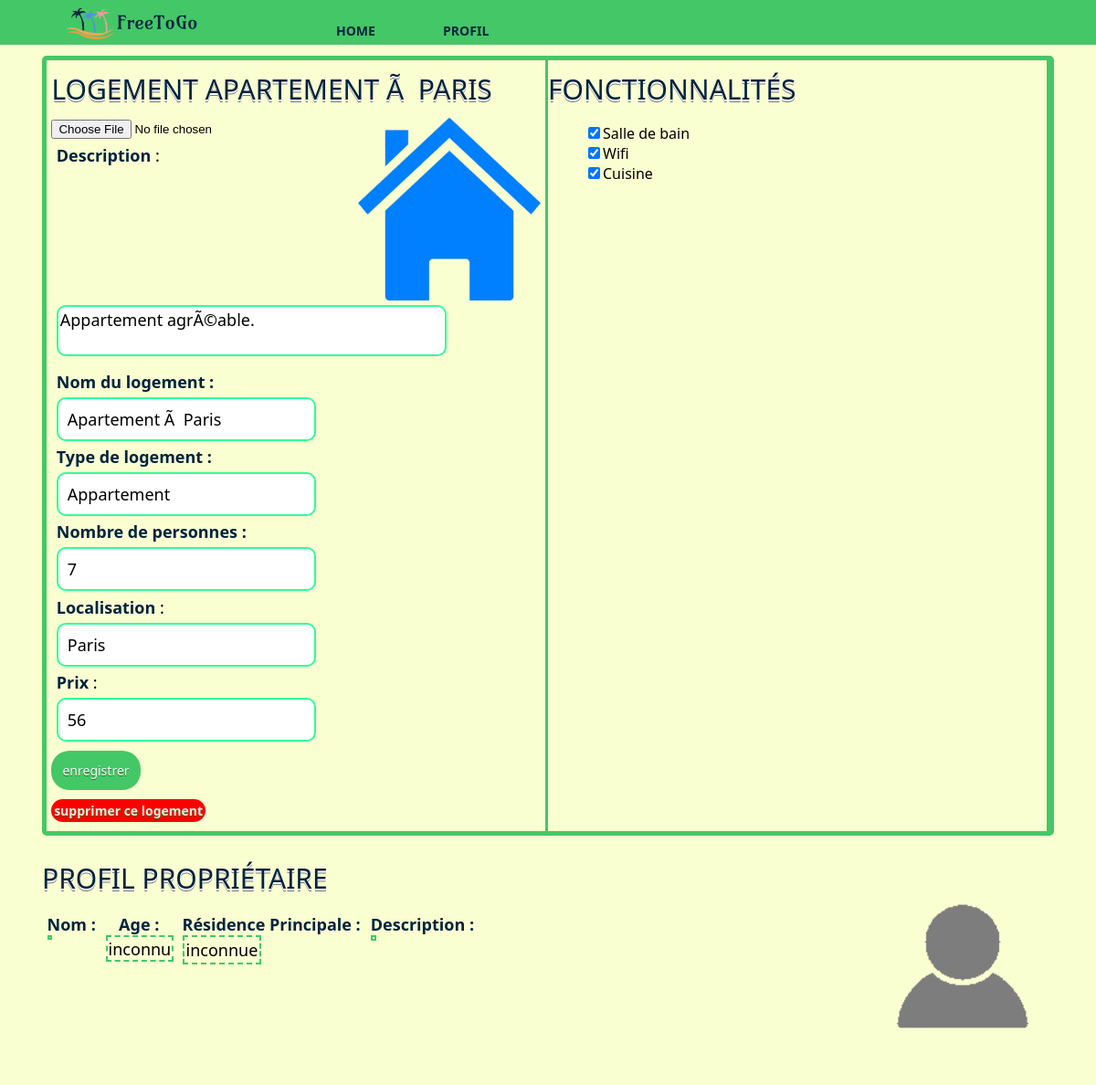
Page /modifierLogement.php?idLogement=7 (signed in) on the committed database.
### tables this page shows
CREATE TABLE IF NOT EXISTS `logement` (
	`idLogement` int(11) NOT NULL AUTO_INCREMENT,
	`prix` int(11) NOT NULL,
	`type` varchar(30) NOT NULL,
	`idClient` int(11) NOT NULL,
	`nomLogement` varchar(30) NOT NULL,
	`effectif` int(11) DEFAULT NULL,
	`adresse` varchar(90) DEFAULT NULL,
	`photo` varchar(50) DEFAULT NULL,
	`description` varchar(240) DEFAULT NULL,
	`ville` varchar(30) DEFAULT NULL,
	`pays` varchar(30) DEFAULT NULL,
	`wifi` BOOL DEFAULT FALSE,
	`cuisine` BOOL DEFAULT FALSE,
	`salledebain` BOOL DEFAULT FALSE,
	FOREIGN KEY (`idClient`) REFERENCES client(`idClient`),
	PRIMARY KEY (`idLogement`)
);

### public_html/include/fonctions.php (called while the page is built, shortened)
<?php
function gererPhoto($donnees, $attribut, $imageParDefaut){
  if($donnees[$attribut]==NULL){
    $photo=$imageParDefaut;
  }else{
    $photo=$donnees[$attribut];
  }
  return $photo;
}
?>

### public_html/modifierLogement.php (the view, shortened to what this page needs)
<!doctype html>
<html lang="fr">
<head>
  <link rel="stylesheet" type="text/css" href="css/common.css" />
  <link rel="stylesheet" type="text/css" href="css/pageLogement.css" />
</head>
<body>
  <?php include('include/header.html'); require_once('include/fonctions.php'); ?>
  <div class="main">
    <?php
    if (isset($_GET["idLogement"])){
        $bd = seConnecterABD();
        $reponse=$bd->query('SELECT * FROM logement WHERE idLogement ="'.$_GET["idLogement"].'";');
        $donnees = $reponse->fetch();
    }elseif(isset($_POST["idLogement"])){
      $bd = seConnecterABD();
      $reponse=$bd->query('SELECT * FROM logement WHERE idLogement ="'.$_POST["idLogement"].'";');
      $donnees = $reponse->fetch();
    }else{
      echo '<script>alert("idLogement !!");</script>';
      die();
    }
    $photo=gererPhoto($donnees,'photo',"/images/logement_default.png");
    ?>
    <div id="container">
      <div class="ligne">
        <div class="colonne" >
          <div id="div_logement" >
            <form method="post" enctype="multipart/form-data">
              <?php
              echo '  <h2>Logement '.$donnees["nomLogement"].'</h2>';
              echo '<input type="file" name="photo" id="photo" />';
              echo '<img src="'.$photo.'" style="float:right;" class="photo" alt="photo du logement"/>';
              ?>
              <div class="attribut">
                <label>Description</label> :<br/>
                <textarea name="description" ><?php echo htmlspecialchars($donnees["description"]);?></textarea>
              </div>
              <div class="attribut">
                <label>Nom du logement :</label>
                <input type="text" name="nomLogement" class="champLogement" value="<?php echo htmlspecialchars($donnees["nomLogement"]);?>" />
              </div>
              <div class="attribut">
                <label>Type de logement :</label>
                <input type="text" name="type" class="champLogement" value="<?php echo htmlspecialchars($donnees["type"]);?>" />
              </div>
              <div class="attribut"><label>Nombre de personnes :</label>
                <input type="text" name="effectif" class="champLogement" value="<?php echo htmlspecialchars($donnees["effectif"]);?>" />
              </div>
              <div class="attribut">
                <label>Localisation</label> : <br/>
                <input type="text" name="ville" class="champLogement" value="<?php echo htmlspecialchars($donnees["ville"]);?>" />
              </div>
              <div class="attribut">
                <label>Prix</label> :
                <input type="text" name="prix" class="champLogement" value="<?php echo htmlspecialchars($donnees["prix"]);?>" />
              </div>
              <input type="submit" name="enregistrer" class="bouton" value="enregistrer" />
            </form>
            <form method="post">
              <input type="submit" name="supprimer" class="bouton" value="supprimer ce logement" style="background-color:red;padding: 0.5%;color: antiquewhite;font-weight: bold;" />
            </form>
          </div>
        </div>
        <div class="colonne">
          <h2>Fonctionnalités</h2>
          <ul id="liste_fonctionnalites">
            <?php
            $wifi = "unchecked";
            $sdb = "unchecked";
            $cuisine = "unchecked";
            if ($donnees["wifi"]){
              $wifi = "checked";
            }
            if ($donnees["salledebain"]){
              $sdb = "checked";
            }
            if ($donnees["cuisine"]){
              $cuisine = "checked";
            }
            echo '
            <form method="post" enctype="multipart/form-data">
            <input type="checkbox" '.$sdb.'/>Salle de bain
            <br/>
            <input type="checkbox" '.$wifi.'/>Wifi
            <br/>
            <input type="checkbox" '.$cuisine.'/>Cuisine
            </form>';
            ?>
          </ul>
        </div>
      </div>
    </div>
    <div class="ligne">
      <div class="colonne" >
        <h2>Profil Propriétaire</h2>
        <div id="description_proprietaire" style="display:flex;">
          <?php
          $idProprietaire = $donnees["idClient"];
          $reponse2=$bd->query('SELECT * FROM client WHERE idClient ="'.$idProprietaire.'";');
          $donneesProprietaire = $reponse2->fetch();
          ?>
          <div class="attribut">
            <label>Nom : </label>
            <span class="champLogement">
            </span>
          </div>
          <div class="attribut">
            <label>Age : </label>
            <span class="champLogement">
              <?php
              if (!empty($donneesProprietaire["age"])){
                echo $donneesProprietaire["age"];
              }else{
                echo "inconnu";
              }
              ?>
            </span>
          </div>
          <div class="attribut">
            <label>Résidence Principale : </label>
            <span class="champLogement">
              <?php
              if (!empty($donneesProprietaire["adresse"])){
                echo $donneesProprietaire["adresse"];
              }else{
                echo "inconnue";
              }
              ?>
            </span>
          </div>
          <div class="attribut">
            <label>Description :</label>
            <span class="champLogement">
            </span>
          </div>
        </div>
      </div>
      <div class="colonne" style="margin-top:30px">
        <img src="<?php echo gererPhoto($donneesProprietaire, "photoProfil", "./images/profil_default.png"); ?>" style="float:right;margin-left:15%;" class="photo_profil" alt="photo de profil du proprietaire"/>
      </div>
    </div>
  </div>
</body>
</html>

### public_html/css/common.css (style rules this page uses)
:root { --main-font-family:"Segoe UI","Helvetica Neue",Arial,sans-serif; --main-vertFonce : #44c767; --main-vertClair : #2efe9a; --main-bleuFonce : #01233f; }
body { background: #FAFFD1; font-family: var(--main-font-family); font-weight: 400; margin:0; }
#container { border: 5px solid var(--main-vertFonce); border-radius: 5px; margin-top: 15px; margin-bottom: 15px; }
h2 { margin-bottom: 2%; margin-top: 2%; color: var(--main-bleuFonce); font-weight: normal; font-family: var(--main-font-family); font-size: 30px; line-height: 42px; text-transform: uppercase; text-shadow: 0 2px white, 0 3px #777; text-align: left; }
img { float: left; }
.logo { float: center; padding: 5px 0; margin-left: 70px; margin-right: 70px; }
.navbar { overflow: hidden; position: fixed; top: 0; width: 100%; background-color: var(--main-vertFonce); margin-bottom:5px; }
.navbar ul { margin: 0; padding: 0; }
.navbar li { display: inline-block; margin-left: 70px; padding-top: 20px; position: relative; color: var(--main-bleuFonce); font-weight: bold; font-family: var(--main-font-family); }
nav a { color: var(--main-bleuFonce); text-decoration: none; text-transform: uppercase; font-size: 14px; }
nav a::before { content: ''; display: block; height: 5px; background-color: var(--main-bleuFonce); position: absolute; top: 0; width: 0%; transition: all ease-in-out 300ms; }
.bouton { margin-top:5px; margin-bottom:5px; background-color:var(--main-vertFonce); -moz-border-radius:20px; -webkit-border-radius:20px; border-radius:20px; border:1px ; cursor:pointer; color:#ffffff; font-family: var(--main-font-family); font-size:14px; padding:12px 12px; text-shadow:0px 1px 0px #2f6627; }
input[type="text"], input[type="password"],input[type="number"],input[type="date"] { border-radius: 10px; padding: 10px ; font-family: var(--main-font-family); font-size: 1em; margin-top:5px; margin-bottom:5px; border: solid 2px var(--main-vertClair);; }
textarea { border-radius: 10px; font-family: var(--main-font-family); font-size: 1em; margin-top:5px; margin-bottom:5px; border: solid 2px var(--main-vertClair); resize: none; width: 80%; }
.main { margin: 30px; padding: 16px; }
.photo { border-radius: 8px; display: block; margin-left: auto; margin-right: auto; width: 200px; height:200px; }
.photo_profil { border-radius: 8px; display: block; margin-left: auto; margin-right: auto; width: 200px; height: 200px; }
label { font-family: var(--main-font-family); color: var(--main-bleuFonce); font-weight: bold; }
.ligne { display: flex; }
.colonne { flex: 50%; float: left; }

### public_html/css/pageLogement.css (style rules this page uses)
#div_logement { margin-right: 0%; padding : 1%; padding-top: 0%; }
#liste_fonctionnalites { list-style: none; }
.attribut { margin : 1%; font-size: large; }
#description_proprietaire .attribut { text-align: center; }
li { font-size : large; }
.champLogement { border: solid 2px var(--main-vertFonce); border-style:dashed;; display: table; padding: 1%; }
#container .colonne { border-right-style: solid; border-color: #44c767; }

### rows in the picture
logement: nomLogement "APARTEMENT Ã PARIS", photo (placeholder picture), description "Appartement agrÃ©able.", nomLogement "Apartement Ã Paris", type "Appartement", effectif "7", ville "Paris", prix "56"
